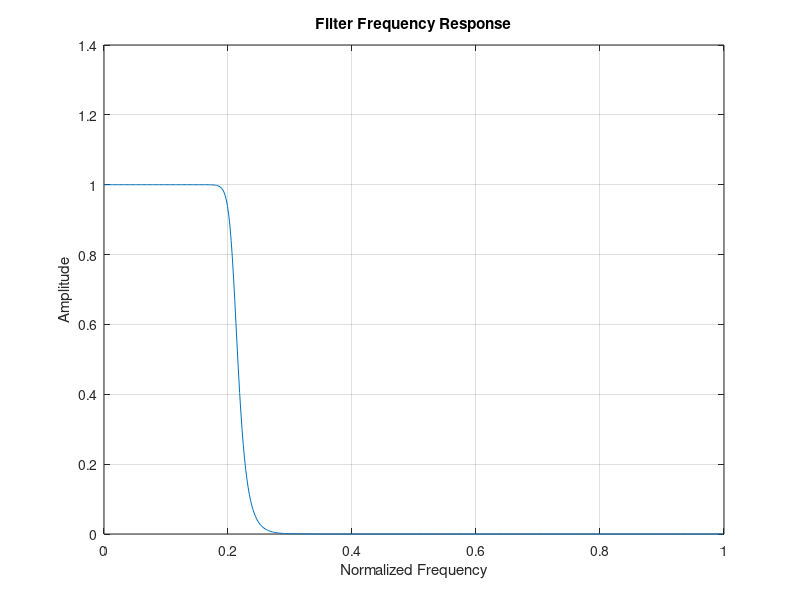
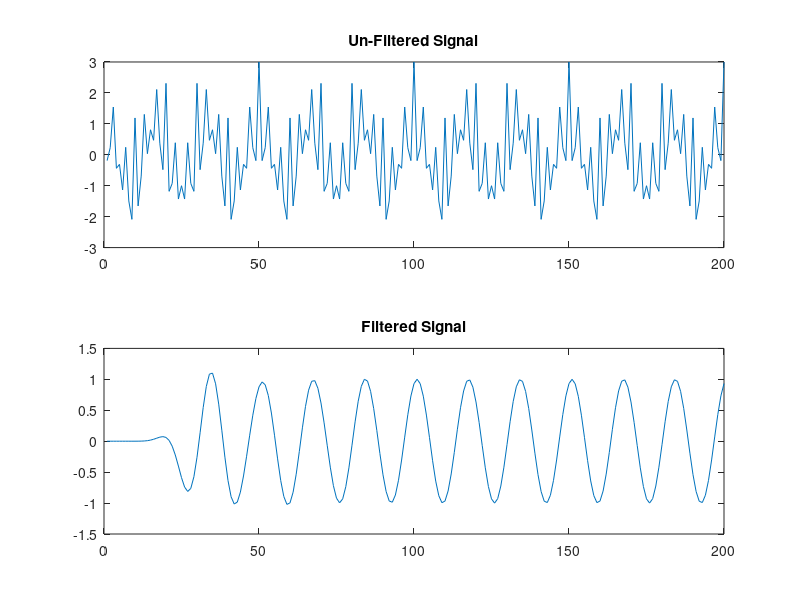

MATLAB code to generate these figures, in order:
% Project 2 - Q1
% Donald MacIntyre - djm4912

clear all;
close all;
clc;

% Define Filter Paramaters
fs = 20e3;
fp = 2e3;
fstop = 2.8e3;
ts = 1/fs;
deltap = 0.1088;    % -1 dB
deltas = 0.0032;    % -50 dB
wp = 2*pi*(fp/fs);
ws = 2*pi*(fstop/fs);

% Bilinear warping of discrete frequency omega = 2*tan(w/2)
warp_wp = 2*tan(wp/2);
warp_ws = 2*tan(ws/2);

% Calculate Passband ripple and stopband attenuation
Rp = -20*log10(1-deltap);
As = -20*log10(deltas);

% Calculate value of N necessary to meet the filter spec using Butterworth
top_n = (log10(10.^(Rp/10)-1)-log10(10.^(As/10)-1));
bottom_n = 2*log10(warp_wp/warp_ws);
N_pure = top_n / bottom_n;
N = ceil(N_pure);   % round to nearest integer

% Calculate IIR Butterworth Continous poles by solving 1+(s/j*cutoff)^2N=0
right = (((1/deltas).^2) - 1).^(1/(2*N));
warp_wc = warp_ws / right;
cutoff = 2*atan(warp_wc/2);
k = 0:1:2*N-1;
z = [];
p = 1j*warp_wc*exp(1j*(pi/(2*N))*(1+(2*k)));
p = p(real(p) < 0);     % Take just the poles of Hc(s)
k = real(prod(-p));     % Determine gain

[zd, pd, kd] = bilinear(z',p',k,1); % Bilinear mapping back to DT domain
[b,a] = zp2tf(zd,pd,kd);

[h,w] = freqz(b,a);

norm_w = w ./pi;
figure;plot(norm_w,abs(h));
grid on;
title('Filter Frequency Response')
xlabel('Normalized Frequency')
ylabel('Amplitude')
% figure;plot(norm_w,angle(h));
% figure;grpdelay(b,a)

% Generate Input Signal
t = 1:200;
xa = cos(2*pi*(1200/fs)*t) + cos(2*pi*(6000/fs)*t) + cos(2*pi*(8000/fs)*t);
% Filter input signal with designed Butterworth filter
y = filter(b,a,xa);
figure;
subplot(2,1,1)
plot(xa)
title('Un-Filtered Signal')
subplot(2,1,2)
plot(y)
title('Filtered Signal')